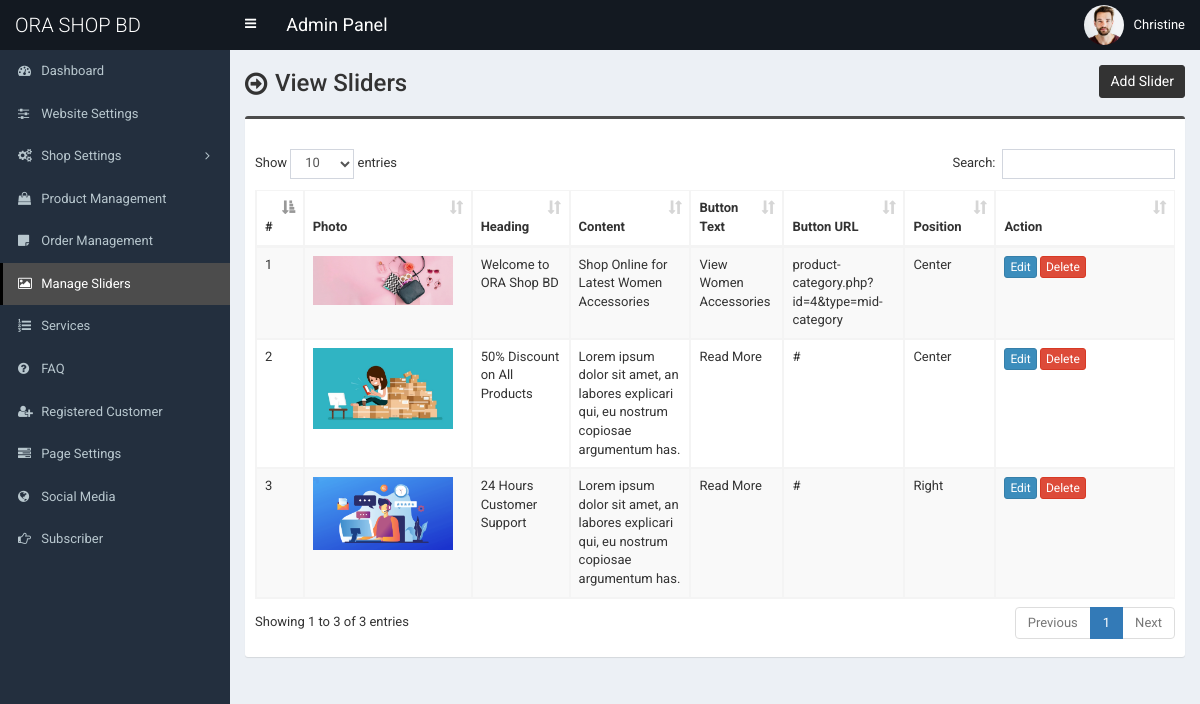
/admin/slider.php (signed in), run on the app's committed database.
### tables this page shows
CREATE TABLE `tbl_slider` (
  `id` int(11) NOT NULL,
  `photo` varchar(255) NOT NULL,
  `heading` varchar(255) NOT NULL,
  `content` text NOT NULL,
  `button_text` varchar(255) NOT NULL,
  `button_url` varchar(255) NOT NULL,
  `position` varchar(255) NOT NULL
);

### admin/slider.php (the view, shortened to what this page needs)
<?php require_once('header.php'); ?>
<section class="content-header">
	<div class="content-header-left">
		<h1>View Sliders</h1>
	</div>
	<div class="content-header-right">
		<a href="slider-add.php" class="btn btn-primary btn-sm">Add Slider</a>
	</div>
</section>
<section class="content">
	<div class="row">
		<div class="col-md-12">
			<div class="box box-info">
				<div class="box-body table-responsive">
					<table id="example1" class="table table-bordered table-hover table-striped">
						<thead>
							<tr>
								<th>#</th>
								<th>Photo</th>
								<th>Heading</th>
								<th>Content</th>
								<th>Button Text</th>
								<th>Button URL</th>
								<th>Position</th>
								<th width="140">Action</th>
							</tr>
						</thead>
						<tbody>
							<?php
							$i=0;
							$statement = $pdo->prepare("SELECT
														id,
														photo,
														heading,
														content,
														button_text,
														button_url,
														position
							                           	FROM tbl_slider
							                           	");
							$statement->execute();
							$result = $statement->fetchAll(PDO::FETCH_ASSOC);
							foreach ($result as $row) {
								$i++;
								?>
								<tr>
									<td><?php echo $i; ?></td>
									<td style="width:150px;"><img src="../assets/uploads/<?php echo $row['photo']; ?>" alt="<?php echo $row['heading']; ?>" style="width:140px;"></td>
									<td><?php echo $row['heading']; ?></td>
									<td><?php echo $row['content']; ?></td>
									<td><?php echo $row['button_text']; ?></td>
									<td><?php echo $row['button_url']; ?></td>
									<td><?php echo $row['position']; ?></td>
									<td>
										<a href="slider-edit.php?id=<?php echo $row['id']; ?>" class="btn btn-primary btn-xs">Edit</a>
										<a href="#" class="btn btn-danger btn-xs" data-href="slider-delete.php?id=<?php echo $row['id']; ?>" data-toggle="modal" data-target="#confirm-delete">Delete</a>
									</td>
								</tr>
								<?php
							}
							?>
						</tbody>
					</table>
				</div>
			</div>
		</div>
	</div>
</section>
<?php require_once('footer.php'); ?>

### admin/style.css (style rules this page uses)
body { font-size: 13px; font-family: "Roboto", sans-serif; }
.content-header > h1, .content-header .content-header-left h1 { font-family: "Roboto", sans-serif; }
.box-info { padding-top: 20px; }
.content-header { overflow: hidden; }
.content-header .content-header-left { float: left; padding-top: 5px; }
.content-header .content-header-right { float: right; }
.content-header .content-header-left h1 { margin-top: 0; margin-bottom: 0; padding-left: 30px; padding-bottom: 5px; font-size: 24px; position: relative; }
.content-header .content-header-left h1:before { position: absolute; top: 0; left: 0; font-family: "FontAwesome", sans-serif; font-size: 26px; content: "\f18e"; }
.content-header .content-header-right a { position: relative; font-size: 14px; }
.box.box-info { border-top-color: #4c4c4c; }
.content-header .content-header-right a { background-color: #333333; border-color: #333333; }

### data on the page
tbl_slider: photo (picture), heading "Welcome to ORA Shop BD", content "Shop Online for Latest Women Accessories", button_text "View Women Accessories", button_url "product-category.php?id=4&type=mid-category", position "Center"
tbl_slider: photo (picture), heading "50% Discount on All Products", content "Lorem ipsum dolor sit amet, an labores explicari qui, eu nostrum copiosae argumentum has.", button_text "Read More", button_url "#", position "Center"
tbl_slider: photo (picture), heading "24 Hours Customer Support", content "Lorem ipsum dolor sit amet, an labores explicari qui, eu nostrum copiosae argumentum has.", button_text "Read More", button_url "#", position "Right"

### other printed values
$_SESSION['user']['full_name'] "Christine"
